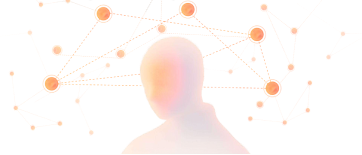
#> input picture src/assets/aurelia-network.png, 362 x 155 px, found by its file name
$ python extract.py
#> lines starting #> are read from the running program, lines starting #| are printed output that depends on the picture; after the words box and inside, x2 and y2 are one past the last pixel; in counts of white or black regions, pixels touching at a corner belong together
import numpy as np, json
from PIL import Image
from scipy import ndimage
from skimage import measure
im=np.array(Image.open('src/assets/aurelia-network.png')).astype(float)
A=im[...,3]; H,W=A.shape
#> after `A = im[..., 3]`:
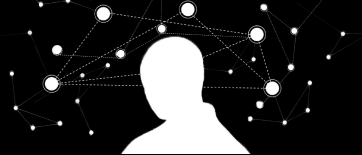
#> A: shape (155, 362) float64; min 0, max 255, mean 43.8
#> after `H, W = A.shape`: H = 155; W = 362
# silhouette: big component of alpha>100
lab,n=ndimage.label(A>100)
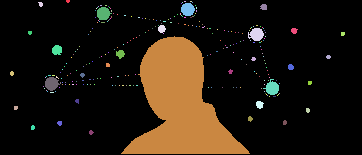
#> lab: shape (155, 362) int32; 256 distinct labels, from 0 to 255; one colour per label, 0 black
#> n = 255
sizes=ndimage.sum(np.ones_like(A),lab,range(1,n+1))
#> sizes = 255 values, max 7877 at index 104, min 1 at index 4, mean 37.35
head=lab==(np.argmax(sizes)+1)
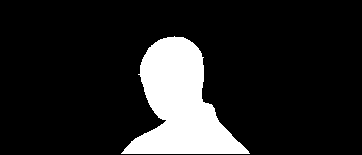
#> head: shape (155, 362) bool; 14% white; 1 white region, box (x1, y1, x2, y2) and area: (121, 36, 250, 154) 7877
print('head px',head.sum())
#| head px 7877
ys,xs=np.nonzero(head); print('head bbox',xs.min(),xs.max(),ys.min(),ys.max())
#> after `ys, xs = np.nonzero(head)`: ys = 7877 values from 36 to 153; xs = 7877 values, max 249 at index 7876, min 121 at index 7748, mean 179.7
#| head bbox 121 249 36 153
# blobs: everything else alpha>150
rest=(A>150)&~ndimage.binary_dilation(head,iterations=1)
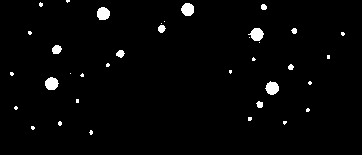
#> rest: shape (155, 362) bool; 2.2% white; 36 white regions (24 under 20 px), largest, box (x1, y1, x2, y2) and area: (265, 81, 279, 95) 140, (248, 28, 264, 41) 138, (45, 77, 59, 90) 138
lab2,n2=ndimage.label(rest)
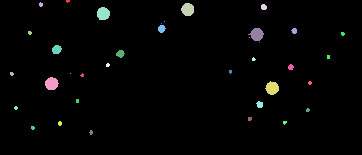
#> lab2: shape (155, 362) int32; 37 distinct labels, from 0 to 36; one colour per label, 0 black
#> n2 = 36
nodes=[]
for i in range(1,n2+1):
  m=lab2==i; area=m.sum()
  if area<2: continue
  ys,xs=np.nonzero(m)
  cx,cy=xs.mean(),ys.mean(); r=np.sqrt(area/np.pi)
  # colour at centre (premultiplied by alpha)
  c=im[int(round(cy)),int(round(cx))]
  nodes.append(dict(x=round(cx,1),y=round(cy,1),r=round(r,2),area=int(area),rgba=[int(v) for v in c]))
#> this loop made 36 passes
#> (area, cx, cy, r, c) on passes 3, 4, 5, 8, 9, 10, 15, 16, 20, 25, 26, 29: (134, 187.3, 9.04, 6.53, [253, 175, 110, 255]), (30, 263.4, 6.63, 3.09, [255, 204, 171, 253]), (137, 102.8, 13.22, 6.6, [254, 178, 115, 255]), (47, 161.2, 28.36, 3.87, [254, 207, 170, 255]), (138, 256.4, 33.99, 6.63, [253, 170, 109, 255]), (27, 293.9, 30.48, 2.93, [255, 197, 162, 253]), (70, 56.29, 49.13, 4.72, [255, 206, 169, 255]), (49, 120, 53.33, 3.95, [254, 206, 168, 255]), (27, 290.4, 66.74, 2.93, [254, 200, 168, 253]), (138, 51.2, 83.24, 6.63, [254, 177, 113, 255]), (140, 271.8, 87.7, 6.68, [253, 175, 116, 255]), (37, 259.4, 104.1, 3.43, [254, 201, 168, 255])
#> pass 1, `m = lab2 == i`:
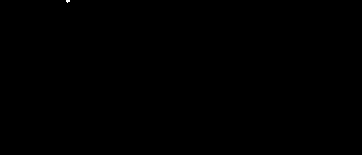
#> m: shape (155, 362) bool; 0.02% white; 1 white region (1 under 20 px)
#> pass 3, `m = lab2 == i`:
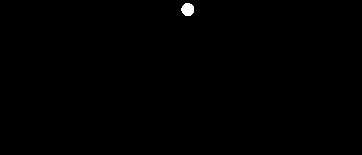
#> m: shape (155, 362) bool; 0.24% white; 1 white region, box (x1, y1, x2, y2) and area: (181, 3, 194, 16) 134
#> after the loop: m: shape (155, 362) bool; 0.02% white in thin lines or dots, all inside (x1, y1, x2, y2) = (89, 130, 93, 135)
#> after the loop, nodes = 31 items
nodes.sort(key=lambda n:-n['area'])
for nd in nodes: print(nd)
#> this loop made 31 passes
#| {'x': 271.8, 'y': 87.7, 'r': 6.68, 'area': 140, 'rgba': [253, 175, 116, 255]}
#| {'x': 256.4, 'y': 34.0, 'r': 6.63, 'area': 138, 'rgba': [253, 170, 109, 255]}
#| {'x': 51.2, 'y': 83.2, 'r': 6.63, 'area': 138, 'rgba': [254, 177, 113, 255]}
#| {'x': 102.8, 'y': 13.2, 'r': 6.6, 'area': 137, 'rgba': [254, 178, 115, 255]}
#| {'x': 187.3, 'y': 9.0, 'r': 6.53, 'area': 134, 'rgba': [253, 175, 110, 255]}
#| {'x': 56.3, 'y': 49.1, 'r': 4.72, 'area': 70, 'rgba': [255, 206, 169, 255]}
#| {'x': 120.0, 'y': 53.3, 'r': 3.95, 'area': 49, 'rgba': [254, 206, 168, 255]}
#| {'x': 161.2, 'y': 28.4, 'r': 3.87, 'area': 47, 'rgba': [254, 207, 170, 255]}
#> (further printed lines are left out)
json.dump(dict(nodes=nodes),open('scripts/network3d/nodes.json','w'))
